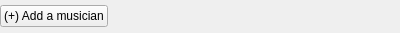
<?xml version="1.0" encoding="UTF-8"?>
<ui version="4.0">
 <class>_musician_table_widget</class>
 <widget class="QWidget" name="_musician_table_widget">
  <property name="geometry">
   <rect>
    <x>0</x>
    <y>0</y>
    <width>400</width>
    <height>33</height>
   </rect>
  </property>
  <layout class="QVBoxLayout" name="verticalLayout">
   <property name="leftMargin">
    <number>0</number>
   </property>
   <property name="topMargin">
    <number>0</number>
   </property>
   <property name="rightMargin">
    <number>0</number>
   </property>
   <property name="bottomMargin">
    <number>0</number>
   </property>
   <item>
    <layout class="QVBoxLayout" name="_musician_table"/>
   </item>
   <item>
    <layout class="QHBoxLayout" name="_add_musician_button_container">
     <property name="spacing">
      <number>0</number>
     </property>
     <property name="leftMargin">
      <number>0</number>
     </property>
     <property name="topMargin">
      <number>0</number>
     </property>
     <property name="rightMargin">
      <number>0</number>
     </property>
     <item>
      <widget class="QPushButton" name="_add_musician_button">
       <property name="cursor">
        <cursorShape>PointingHandCursor</cursorShape>
       </property>
       <property name="focusPolicy">
        <enum>Qt::StrongFocus</enum>
       </property>
       <property name="text">
        <string>(+) Add a musician</string>
       </property>
      </widget>
     </item>
     <item>
      <spacer name="horizontalSpacer">
       <property name="orientation">
        <enum>Qt::Horizontal</enum>
       </property>
       <property name="sizeHint" stdset="0">
        <size>
         <width>40</width>
         <height>20</height>
        </size>
       </property>
      </spacer>
     </item>
    </layout>
   </item>
  </layout>
 </widget>
 <resources/>
 <connections/>
</ui>
